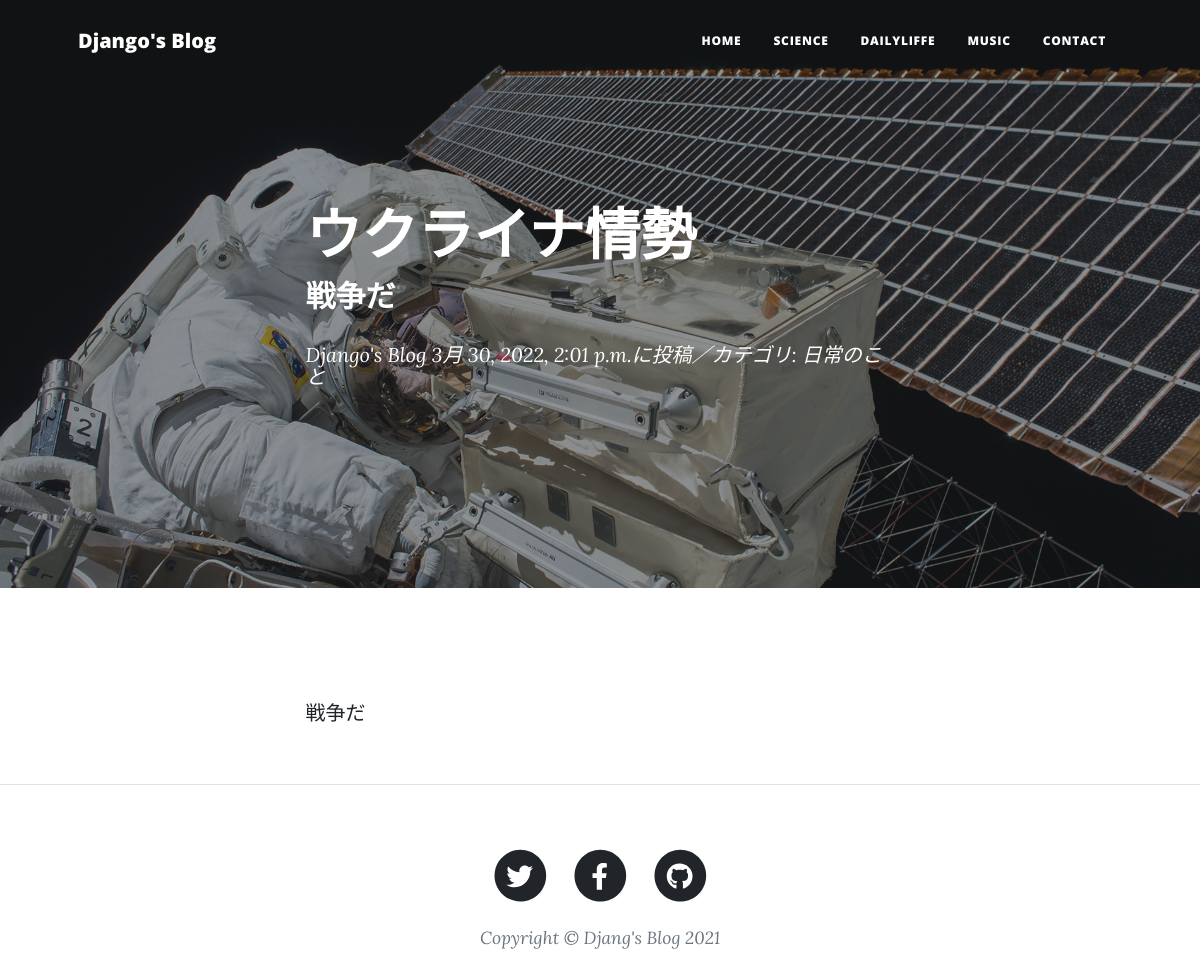
The page /blog-detail/9/ on the database its author committed.
### blog/models.py (models this page shows, shortened)
class BlogPost(models.Model):
    CATEGORY = (('将棋', '将棋'), ('日常のこと', '日常のこと'), ('プログラミングについて', 'プログラミングについて'))
    title = models.CharField(
        verbose_name='タイトル', # フィールドのタイトル
        max_length=200        # 最大文字数は200
        )
    content = models.TextField(
        verbose_name='本文'   # フィールドのタイトル
        )
    posted_at = models.DateTimeField(
        verbose_name='投稿日時', # フィールドのタイトル
        auto_now_add=True       # 日時を自動追加
        )
    category = models.CharField(
        verbose_name='カテゴリ', # フィールドのタイトル
        max_length=50,        # 最大文字数は50
        choices=CATEGORY
        )

### blog/views.py (the view)
class BlogDetail(DetailView):
    template_name ='post.html'
    model = BlogPost

### blog/templates/post.html (shortened to what this page needs)
{% extends 'base.html' %}
{% load static %}
  {% block header %}
  <header class="masthead"
          style="background-image: url({% static 'assets/img/post-bg.jpg' %})">
    <div class="container position-relative px-4 px-lg-5">
      <div class="row gx-4 gx-lg-5 justify-content-center">
        <div class="col-md-10 col-lg-8 col-xl-7">
          <div class="post-heading">
            <h1>{{object.title}}</h1>
            <h2 class="subheading">{{object.content|truncatechars:30}}</h2>
            <span class="meta">
            <a href={% url 'blog:index' %}>Django's Blog</a>
            {{object.posted_at}}に投稿／カテゴリ:
            {{object.category}}</span>
          </div>
        </div>
      </div>
    </div>
  </header>
  {% endblock %}
  {% block contents %}
  <article class="mb-4">
    <div class="container px-4 px-lg-5">
      <div class="row gx-4 gx-lg-5 justify-content-center">
        <div class="col-md-10 col-lg-8 col-xl-7">
        　　<p>{{object.content}}</p>
        </div>
      </div>
    </div>
  </article>
  <hr>
  {% endblock %}

### rows shown on the page
BlogPost: title "ウクライナ情勢", content "戦争だ", posted_at "3月 30, 2022, 2:01 p.m.", category "日常のこと"
